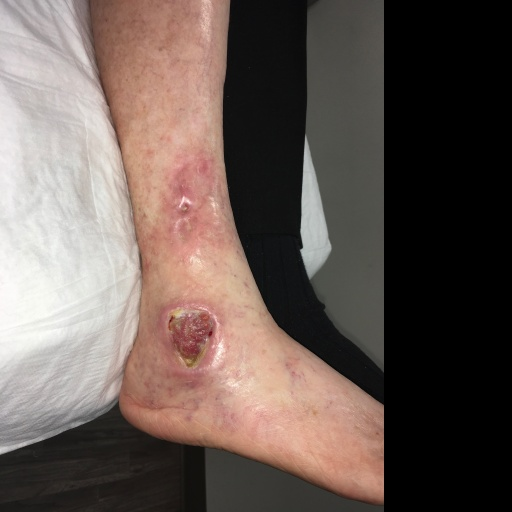
#> input picture Data/test/images/1011.png, 512 x 512 px
$ python -i depth_utils.py   (imports and definitions only)
#> lines starting #> are read from the running program, lines starting #| are printed output that depends on the picture; after the words box and inside, x2 and y2 are one past the last pixel; in counts of white or black regions, pixels touching at a corner belong together
"""
Utility functions for ZoeDepth depth processing.
Includes mask extraction, image processing, and depth map utilities.
"""

import cv2
import numpy as np
from pathlib import Path
from typing import Tuple, Optional, Dict, Any
import logging
from skimage import morphology

logger = logging.getLogger(__name__)


def extract_wound_mask_from_segmented(image_path: str, method: str = 'non_black_regions') -> Optional[np.ndarray]:
    """
    Extract wound mask from segmented image using specified method.

    Args:
        image_path: Path to segmented image
        method: Method to use ('non_black_regions', 'auto_threshold')

    Returns:
        Binary mask as numpy array or None if extraction fails
    """
#> called with image_path = '../../../../Data/test/images/1011.png', method = 'non_black_regions'
    try:
        # Load the segmented image
        image = cv2.imread(image_path)
#> image is the input picture: shape (512, 512, 3); mean B, G, R 84.6, 90.6, 104.3
        if image is None:
            logger.error(f"Could not load image from {image_path}")
            return None

        if method == 'non_black_regions':
            return _extract_non_black_mask(image)
        elif method == 'auto_threshold':
            return _extract_auto_threshold_mask(image)
        else:
            logger.warning(f"Unknown mask extraction method: {method}")
            return None

    except Exception as e:
        logger.error(f"Error extracting wound mask: {e}")
        return None


def _extract_non_black_mask(image: np.ndarray) -> Optional[np.ndarray]:
    """
    Extract wound mask by detecting non-black regions in segmented image.

    Args:
        image: Input segmented image (BGR format)

    Returns:
        Binary mask or None if extraction fails
    """
    try:
        # Convert to grayscale for easier processing
        gray = cv2.cvtColor(image, cv2.COLOR_BGR2GRAY)
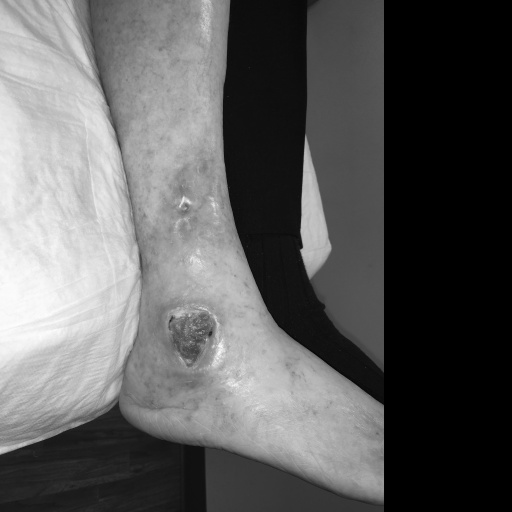
#> gray: shape (512, 512); min 0, max 254, mean 94

        # Create mask for non-black regions
        # Use a small threshold to account for slight variations in "black" (e.g., [1,1,1] vs [0,0,0])
        black_threshold = 10  # Pixels with intensity > 10 are considered non-black
        mask = cv2.threshold(gray, black_threshold, 255, cv2.THRESH_BINARY)[1]
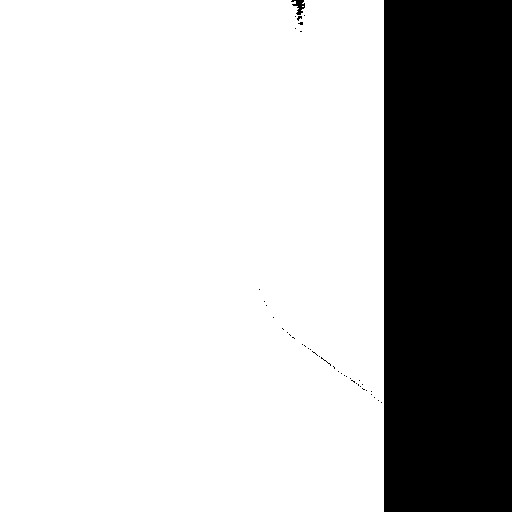
#> mask: shape (512, 512); 74.9% white; 42 black regions (40 under 20 px), largest, box (x1, y1, x2, y2) and area: (384, 0, 512, 512) 65536, (291, 0, 305, 15) 108

        # Apply morphological operations to clean up the mask
        kernel = cv2.getStructuringElement(cv2.MORPH_ELLIPSE, (3, 3))
        mask = cv2.morphologyEx(mask, cv2.MORPH_OPEN, kernel)
#> mask: shape (512, 512); 74.9% white; 36 black regions (34 under 20 px), largest, box (x1, y1, x2, y2) and area: (383, 0, 512, 512) 65537, (291, 0, 305, 21) 142
        mask = cv2.morphologyEx(mask, cv2.MORPH_CLOSE, kernel)
#> mask: shape (512, 512); 74.9% white; 3 black regions (1 under 20 px), largest, box (x1, y1, x2, y2) and area: (383, 0, 512, 512) 65537, (291, 0, 305, 20) 137

        # Fill small holes in the mask
        mask = cv2.medianBlur(mask, 3)
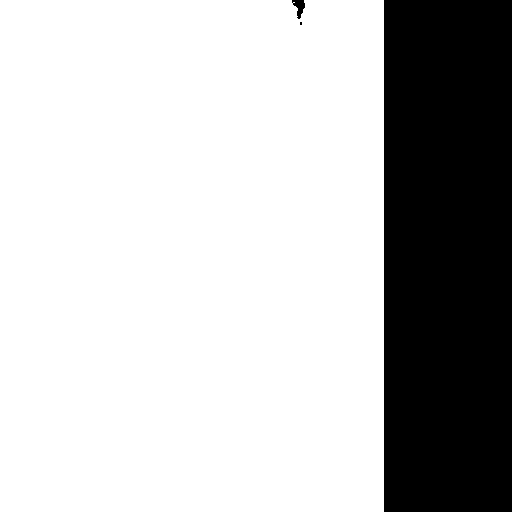
#> mask: shape (512, 512); 74.9% white; 3 black regions (1 under 20 px), largest, box (x1, y1, x2, y2) and area: (384, 0, 512, 512) 65536, (292, 0, 305, 19) 136

        # Check if we found any non-black regions
        non_black_pixels = cv2.countNonZero(mask)
#> non_black_pixels = 196466
        if non_black_pixels == 0:
            logger.warning("No non-black regions found in segmented image")
            return None

        logger.info(f"Found {non_black_pixels} non-black pixels in wound region")
        return mask

    except Exception as e:
        logger.error(f"Error in non-black region extraction: {e}")
        return None


# [543 lines left out: functions _extract_auto_threshold_mask, apply_depth_processing, apply_sharp_depth_processing, apply_notebook_depth_processing, save_depth_maps, calculate_depth_statistics and 4 more, not called in this run]

>>> result = extract_wound_mask_from_segmented('../../../../Data/test/images/1011.png')

$ run again, on Data/test/images/1022.png
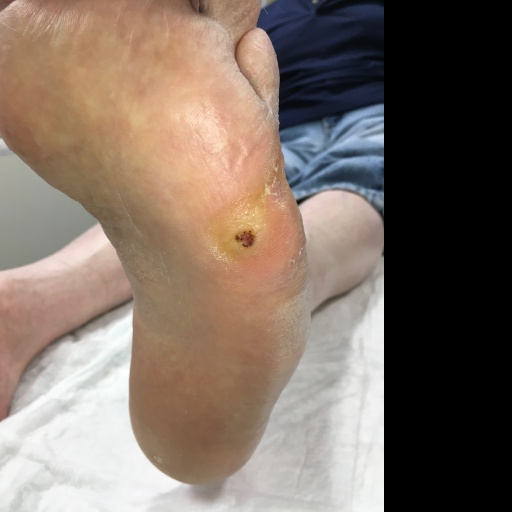
#> input picture Data/test/images/1022.png, 512 x 512 px
#> in extract_wound_mask_from_segmented, image is the input picture: shape (512, 512, 3); mean B, G, R 101.2, 112.1, 127.4
#> in _extract_non_black_mask, `gray = cv2.cvtColor(image, cv2.COLOR_BGR2GRAY)`:
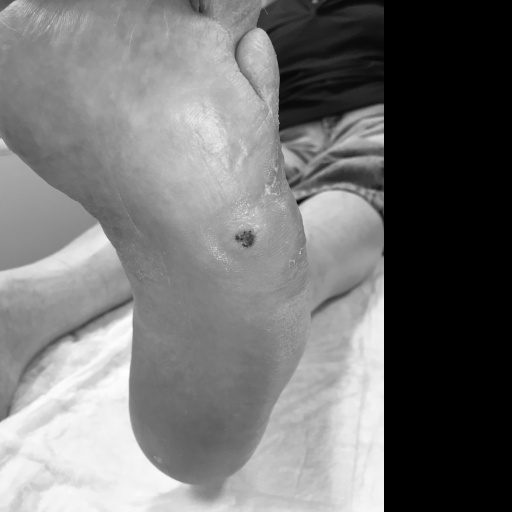
#> gray: shape (512, 512); min 0, max 254, mean 115.5
#> non_black_pixels = 196337

$ run again, on Data/test/images/1024.png
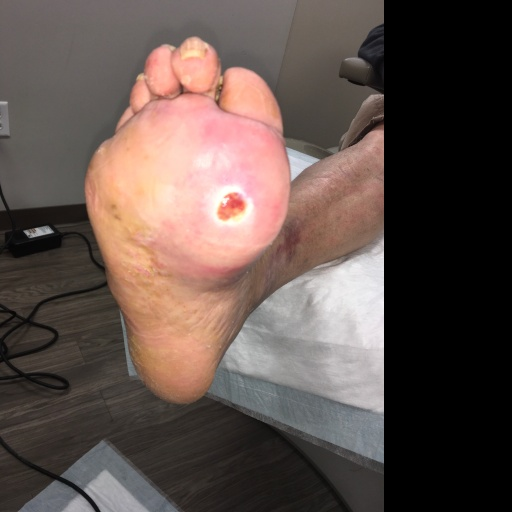
#> input picture Data/test/images/1024.png, 512 x 512 px
#> in extract_wound_mask_from_segmented, image is the input picture: shape (512, 512, 3); mean B, G, R 75.7, 81.5, 96.8
#> in _extract_non_black_mask, `gray = cv2.cvtColor(image, cv2.COLOR_BGR2GRAY)`:
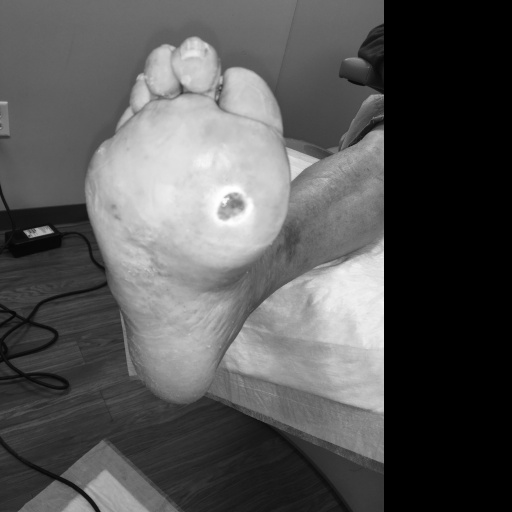
#> gray: shape (512, 512); min 0, max 255, mean 85.4
#> in _extract_non_black_mask, `mask = cv2.threshold(gray, black_threshold, 255, cv2.THRESH_BINARY)[1]`:
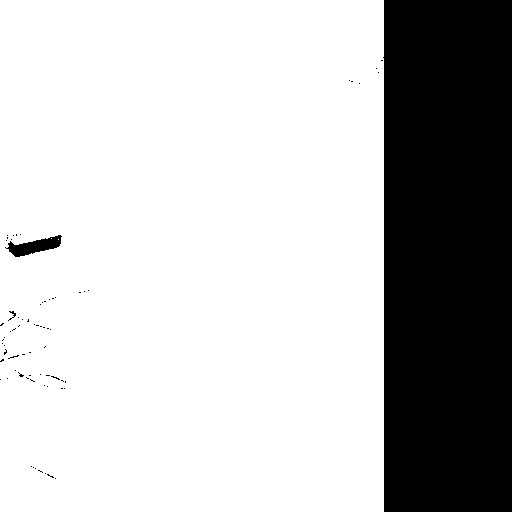
#> mask: shape (512, 512); 74.7% white; 71 black regions (68 under 20 px), largest, box (x1, y1, x2, y2) and area: (383, 0, 512, 512) 65537, (5, 235, 62, 257) 614, (8, 311, 16, 321) 25
#> non_black_pixels = 195971
